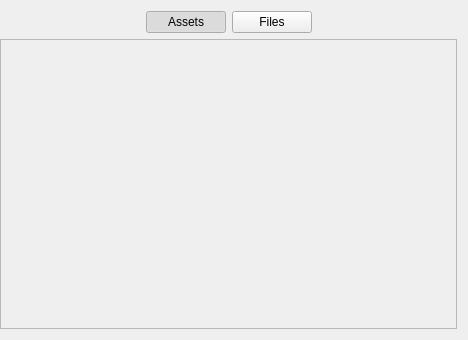
<?xml version="1.0" encoding="UTF-8"?>
<ui version="4.0">
 <class>arLoad</class>
 <widget class="QWidget" name="arLoad">
  <property name="geometry">
   <rect>
    <x>0</x>
    <y>0</y>
    <width>468</width>
    <height>340</height>
   </rect>
  </property>
  <property name="sizePolicy">
   <sizepolicy hsizetype="Preferred" vsizetype="Preferred">
    <horstretch>0</horstretch>
    <verstretch>0</verstretch>
   </sizepolicy>
  </property>
  <property name="windowTitle">
   <string>Pixels and Crafts Pipeline</string>
  </property>
  <property name="styleSheet">
   <string notr="true"/>
  </property>
  <layout class="QVBoxLayout" name="verticalLayout">
   <property name="leftMargin">
    <number>0</number>
   </property>
   <item>
    <layout class="QHBoxLayout" name="horizontalLayout_7">
     <item>
      <spacer name="horizontalSpacer_3">
       <property name="orientation">
        <enum>Qt::Orientation::Horizontal</enum>
       </property>
       <property name="sizeHint" stdset="0">
        <size>
         <width>40</width>
         <height>20</height>
        </size>
       </property>
      </spacer>
     </item>
     <item>
      <widget class="QPushButton" name="btnAssets">
       <property name="text">
        <string>Assets</string>
       </property>
       <property name="checkable">
        <bool>true</bool>
       </property>
       <property name="checked">
        <bool>true</bool>
       </property>
      </widget>
     </item>
     <item>
      <widget class="QPushButton" name="btnFiles">
       <property name="text">
        <string>Files</string>
       </property>
       <property name="checkable">
        <bool>true</bool>
       </property>
      </widget>
     </item>
     <item>
      <spacer name="horizontalSpacer_4">
       <property name="orientation">
        <enum>Qt::Orientation::Horizontal</enum>
       </property>
       <property name="sizeHint" stdset="0">
        <size>
         <width>40</width>
         <height>20</height>
        </size>
       </property>
      </spacer>
     </item>
    </layout>
   </item>
   <item>
    <widget class="QStackedWidget" name="stkAssetsFiles">
     <property name="currentIndex">
      <number>0</number>
     </property>
     <widget class="QWidget" name="pageAssets">
      <property name="enabled">
       <bool>true</bool>
      </property>
      <layout class="QVBoxLayout" name="verticalLayout_8">
       <property name="spacing">
        <number>0</number>
       </property>
       <property name="leftMargin">
        <number>0</number>
       </property>
       <property name="topMargin">
        <number>0</number>
       </property>
       <property name="rightMargin">
        <number>0</number>
       </property>
       <property name="bottomMargin">
        <number>0</number>
       </property>
       <item>
        <widget class="QScrollArea" name="scrollArea">
         <property name="frameShadow">
          <enum>QFrame::Shadow::Sunken</enum>
         </property>
         <property name="widgetResizable">
          <bool>true</bool>
         </property>
         <widget class="QWidget" name="scrollAreaWidgetContents">
          <property name="geometry">
           <rect>
            <x>0</x>
            <y>0</y>
            <width>457</width>
            <height>288</height>
           </rect>
          </property>
          <layout class="QVBoxLayout" name="verticalLayout_3">
           <property name="leftMargin">
            <number>9</number>
           </property>
           <property name="topMargin">
            <number>0</number>
           </property>
           <property name="rightMargin">
            <number>9</number>
           </property>
           <item>
            <layout class="QVBoxLayout" name="layBlueprints"/>
           </item>
           <item>
            <layout class="QVBoxLayout" name="layAsset"/>
           </item>
           <item>
            <spacer name="verticalSpacer_10">
             <property name="orientation">
              <enum>Qt::Orientation::Vertical</enum>
             </property>
             <property name="sizeHint" stdset="0">
              <size>
               <width>20</width>
               <height>40</height>
              </size>
             </property>
            </spacer>
           </item>
           <item>
            <widget class="QLabel" name="lblAssetsFeedback">
             <property name="text">
              <string/>
             </property>
             <property name="alignment">
              <set>Qt::AlignmentFlag::AlignCenter</set>
             </property>
            </widget>
           </item>
           <item>
            <spacer name="verticalSpacer_9">
             <property name="orientation">
              <enum>Qt::Orientation::Vertical</enum>
             </property>
             <property name="sizeHint" stdset="0">
              <size>
               <width>20</width>
               <height>40</height>
              </size>
             </property>
            </spacer>
           </item>
          </layout>
         </widget>
        </widget>
       </item>
      </layout>
     </widget>
     <widget class="QWidget" name="pageFiles">
      <layout class="QHBoxLayout" name="horizontalLayout">
       <property name="rightMargin">
        <number>0</number>
       </property>
       <item>
        <widget class="QWidget" name="widget" native="true">
         <property name="sizePolicy">
          <sizepolicy hsizetype="Preferred" vsizetype="Preferred">
           <horstretch>0</horstretch>
           <verstretch>0</verstretch>
          </sizepolicy>
         </property>
         <property name="maximumSize">
          <size>
           <width>100</width>
           <height>16777215</height>
          </size>
         </property>
         <layout class="QGridLayout" name="gridLayout_2">
          <property name="leftMargin">
           <number>0</number>
          </property>
          <property name="topMargin">
           <number>0</number>
          </property>
          <property name="rightMargin">
           <number>0</number>
          </property>
          <property name="bottomMargin">
           <number>0</number>
          </property>
          <item row="0" column="0">
           <widget class="QPushButton" name="btnAddScene">
            <property name="sizePolicy">
             <sizepolicy hsizetype="Fixed" vsizetype="Fixed">
              <horstretch>0</horstretch>
              <verstretch>0</verstretch>
             </sizepolicy>
            </property>
            <property name="minimumSize">
             <size>
              <width>25</width>
              <height>25</height>
             </size>
            </property>
            <property name="maximumSize">
             <size>
              <width>25</width>
              <height>25</height>
             </size>
            </property>
            <property name="sizeIncrement">
             <size>
              <width>0</width>
              <height>0</height>
             </size>
            </property>
            <property name="text">
             <string/>
            </property>
            <property name="icon">
             <iconset resource="../../../img/app_imgs.qrc">
              <normaloff>:/images/icons/plus_icon.png</normaloff>:/images/icons/plus_icon.png</iconset>
            </property>
            <property name="iconSize">
             <size>
              <width>12</width>
              <height>12</height>
             </size>
            </property>
           </widget>
          </item>
          <item row="1" column="0">
           <widget class="QListWidget" name="listDepartments">
            <property name="enabled">
             <bool>true</bool>
            </property>
            <property name="minimumSize">
             <size>
              <width>100</width>
              <height>0</height>
             </size>
            </property>
            <property name="maximumSize">
             <size>
              <width>100</width>
              <height>16777215</height>
             </size>
            </property>
            <property name="styleSheet">
             <string notr="true"/>
            </property>
            <property name="currentRow">
             <number>0</number>
            </property>
            <property name="sortingEnabled">
             <bool>false</bool>
            </property>
            <item>
             <property name="text">
              <string>Modeling</string>
             </property>
            </item>
            <item>
             <property name="text">
              <string>Baking set up</string>
             </property>
            </item>
            <item>
             <property name="text">
              <string>Texturing</string>
             </property>
            </item>
            <item>
             <property name="text">
              <string>Groom</string>
             </property>
            </item>
            <item>
             <property name="text">
              <string>Rigging</string>
             </property>
            </item>
            <item>
             <property name="text">
              <string>Pose</string>
             </property>
            </item>
            <item>
             <property name="text">
              <string>Animation</string>
             </property>
            </item>
           </widget>
          </item>
         </layout>
        </widget>
       </item>
       <item>
        <widget class="QScrollArea" name="scrollArea_2">
         <property name="widgetResizable">
          <bool>true</bool>
         </property>
         <widget class="QWidget" name="scrollAreaWidgetContents_2">
          <property name="geometry">
           <rect>
            <x>0</x>
            <y>0</y>
            <width>342</width>
            <height>270</height>
           </rect>
          </property>
          <layout class="QGridLayout" name="gridLayout">
           <property name="leftMargin">
            <number>0</number>
           </property>
           <property name="topMargin">
            <number>0</number>
           </property>
           <property name="rightMargin">
            <number>0</number>
           </property>
           <property name="bottomMargin">
            <number>0</number>
           </property>
           <property name="verticalSpacing">
            <number>0</number>
           </property>
           <item row="1" column="0">
            <widget class="QWidget" name="layFiles2" native="true">
             <property name="sizePolicy">
              <sizepolicy hsizetype="Expanding" vsizetype="Expanding">
               <horstretch>0</horstretch>
               <verstretch>0</verstretch>
              </sizepolicy>
             </property>
             <property name="minimumSize">
              <size>
               <width>100</width>
               <height>0</height>
              </size>
             </property>
             <property name="maximumSize">
              <size>
               <width>16777215</width>
               <height>16777215</height>
              </size>
             </property>
             <property name="sizeIncrement">
              <size>
               <width>0</width>
               <height>0</height>
              </size>
             </property>
             <property name="baseSize">
              <size>
               <width>0</width>
               <height>0</height>
              </size>
             </property>
             <layout class="QVBoxLayout" name="verticalLayout_2">
              <property name="spacing">
               <number>0</number>
              </property>
              <property name="leftMargin">
               <number>0</number>
              </property>
              <property name="topMargin">
               <number>0</number>
              </property>
              <property name="rightMargin">
               <number>0</number>
              </property>
              <property name="bottomMargin">
               <number>0</number>
              </property>
              <item>
               <widget class="QStackedWidget" name="stkFiles">
                <property name="sizePolicy">
                 <sizepolicy hsizetype="Expanding" vsizetype="Expanding">
                  <horstretch>0</horstretch>
                  <verstretch>0</verstretch>
                 </sizepolicy>
                </property>
                <property name="maximumSize">
                 <size>
                  <width>16777215</width>
                  <height>16777215</height>
                 </size>
                </property>
                <property name="sizeIncrement">
                 <size>
                  <width>0</width>
                  <height>0</height>
                 </size>
                </property>
                <property name="font">
                 <font>
                  <pointsize>8</pointsize>
                 </font>
                </property>
                <property name="styleSheet">
                 <string notr="true"/>
                </property>
                <property name="currentIndex">
                 <number>0</number>
                </property>
                <widget class="QWidget" name="page_0_modeling">
                 <property name="sizePolicy">
                  <sizepolicy hsizetype="Expanding" vsizetype="Fixed">
                   <horstretch>0</horstretch>
                   <verstretch>0</verstretch>
                  </sizepolicy>
                 </property>
                 <layout class="QVBoxLayout" name="verticalLayout_4">
                  <property name="leftMargin">
                   <number>5</number>
                  </property>
                  <property name="topMargin">
                   <number>5</number>
                  </property>
                  <property name="rightMargin">
                   <number>5</number>
                  </property>
                  <property name="bottomMargin">
                   <number>5</number>
                  </property>
                  <item>
                   <widget class="QLabel" name="label_5">
                    <property name="sizePolicy">
                     <sizepolicy hsizetype="Preferred" vsizetype="Fixed">
                      <horstretch>0</horstretch>
                      <verstretch>0</verstretch>
                     </sizepolicy>
                    </property>
                    <property name="maximumSize">
                     <size>
                      <width>16777215</width>
                      <height>15</height>
                     </size>
                    </property>
                    <property name="font">
                     <font>
                      <pointsize>8</pointsize>
                     </font>
                    </property>
                    <property name="text">
                     <string>Modeling files</string>
                    </property>
                   </widget>
                  </item>
                  <item>
                   <layout class="QVBoxLayout" name="layFilesModeling">
                    <property name="spacing">
                     <number>6</number>
                    </property>
                   </layout>
                  </item>
                  <item>
                   <spacer name="verticalSpacer_2">
                    <property name="orientation">
                     <enum>Qt::Orientation::Vertical</enum>
                    </property>
                    <property name="sizeHint" stdset="0">
                     <size>
                      <width>20</width>
                      <height>40</height>
                     </size>
                    </property>
                   </spacer>
                  </item>
                 </layout>
                </widget>
                <widget class="QWidget" name="page_1_baking">
                 <property name="sizePolicy">
                  <sizepolicy hsizetype="Preferred" vsizetype="Fixed">
                   <horstretch>0</horstretch>
                   <verstretch>0</verstretch>
                  </sizepolicy>
                 </property>
                 <layout class="QGridLayout" name="gridLayout_3">
                  <property name="leftMargin">
                   <number>5</number>
                  </property>
                  <property name="topMargin">
                   <number>5</number>
                  </property>
                  <property name="rightMargin">
                   <number>5</number>
                  </property>
                  <property name="bottomMargin">
                   <number>5</number>
                  </property>
                  <property name="horizontalSpacing">
                   <number>5</number>
                  </property>
                  <item row="0" column="0">
                   <widget class="QLabel" name="label_6">
                    <property name="sizePolicy">
                     <sizepolicy hsizetype="Preferred" vsizetype="Fixed">
                      <horstretch>0</horstretch>
                      <verstretch>0</verstretch>
                     </sizepolicy>
                    </property>
                    <property name="maximumSize">
                     <size>
                      <width>16777215</width>
                      <height>15</height>
                     </size>
                    </property>
                    <property name="text">
                     <string>Baking files</string>
                    </property>
                   </widget>
                  </item>
                  <item row="1" column="0">
                   <layout class="QVBoxLayout" name="layFilesBaking"/>
                  </item>
                  <item row="2" column="0">
                   <spacer name="verticalSpacer_4">
                    <property name="orientation">
                     <enum>Qt::Orientation::Vertical</enum>
                    </property>
                    <property name="sizeHint" stdset="0">
                     <size>
                      <width>20</width>
                      <height>40</height>
                     </size>
                    </property>
                   </spacer>
                  </item>
                 </layout>
                </widget>
                <widget class="QWidget" name="page_2_texturing">
                 <property name="sizePolicy">
                  <sizepolicy hsizetype="Preferred" vsizetype="Fixed">
                   <horstretch>0</horstretch>
                   <verstretch>0</verstretch>
                  </sizepolicy>
                 </property>
                 <layout class="QGridLayout" name="gridLayout_4">
                  <property name="leftMargin">
                   <number>5</number>
                  </property>
                  <property name="topMargin">
                   <number>5</number>
                  </property>
                  <property name="rightMargin">
                   <number>5</number>
                  </property>
                  <property name="bottomMargin">
                   <number>5</number>
                  </property>
                  <property name="horizontalSpacing">
                   <number>5</number>
                  </property>
                  <item row="0" column="0">
                   <widget class="QLabel" name="label_7">
                    <property name="sizePolicy">
                     <sizepolicy hsizetype="Preferred" vsizetype="Fixed">
                      <horstretch>0</horstretch>
                      <verstretch>0</verstretch>
                     </sizepolicy>
                    </property>
                    <property name="maximumSize">
                     <size>
                      <width>16777215</width>
                      <height>15</height>
                     </size>
                    </property>
                    <property name="text">
                     <string>Texturing files</string>
                    </property>
                   </widget>
                  </item>
                  <item row="1" column="0">
                   <layout class="QVBoxLayout" name="layFilesTexturing">
                    <property name="sizeConstraint">
                     <enum>QLayout::SizeConstraint::SetDefaultConstraint</enum>
                    </property>
                   </layout>
                  </item>
                  <item row="2" column="0">
                   <spacer name="verticalSpacer_3">
                    <property name="orientation">
                     <enum>Qt::Orientation::Vertical</enum>
                    </property>
                    <property name="sizeHint" stdset="0">
                     <size>
                      <width>20</width>
                      <height>40</height>
                     </size>
                    </property>
                   </spacer>
                  </item>
                 </layout>
                </widget>
                <widget class="QWidget" name="page_3_groom">
                 <property name="sizePolicy">
                  <sizepolicy hsizetype="Preferred" vsizetype="Fixed">
                   <horstretch>0</horstretch>
                   <verstretch>0</verstretch>
                  </sizepolicy>
                 </property>
                 <layout class="QGridLayout" name="gridLayout_5">
                  <property name="leftMargin">
                   <number>5</number>
                  </property>
                  <property name="topMargin">
                   <number>5</number>
                  </property>
                  <property name="rightMargin">
                   <number>5</number>
                  </property>
                  <property name="bottomMargin">
                   <number>5</number>
                  </property>
                  <property name="horizontalSpacing">
                   <number>5</number>
                  </property>
                  <item row="0" column="0">
                   <widget class="QLabel" name="label">
                    <property name="sizePolicy">
                     <sizepolicy hsizetype="Preferred" vsizetype="Fixed">
                      <horstretch>0</horstretch>
                      <verstretch>0</verstretch>
                     </sizepolicy>
                    </property>
                    <property name="minimumSize">
                     <size>
                      <width>0</width>
                      <height>0</height>
                     </size>
                    </property>
                    <property name="maximumSize">
                     <size>
                      <width>16777215</width>
                      <height>15</height>
                     </size>
                    </property>
                    <property name="text">
                     <string>Groom files</string>
                    </property>
                   </widget>
                  </item>
                  <item row="1" column="0">
                   <layout class="QVBoxLayout" name="layFilesGroom"/>
                  </item>
                  <item row="2" column="0">
                   <spacer name="verticalSpacer_5">
                    <property name="orientation">
                     <enum>Qt::Orientation::Vertical</enum>
                    </property>
                    <property name="sizeHint" stdset="0">
                     <size>
                      <width>20</width>
                      <height>40</height>
                     </size>
                    </property>
                   </spacer>
                  </item>
                 </layout>
                </widget>
                <widget class="QWidget" name="page_4_rigging">
                 <property name="sizePolicy">
                  <sizepolicy hsizetype="Preferred" vsizetype="Fixed">
                   <horstretch>0</horstretch>
                   <verstretch>0</verstretch>
                  </sizepolicy>
                 </property>
                 <layout class="QGridLayout" name="gridLayout_6">
                  <property name="leftMargin">
                   <number>5</number>
                  </property>
                  <property name="topMargin">
                   <number>5</number>
                  </property>
                  <property name="rightMargin">
                   <number>5</number>
                  </property>
                  <property name="bottomMargin">
                   <number>5</number>
                  </property>
                  <property name="horizontalSpacing">
                   <number>5</number>
                  </property>
                  <item row="1" column="0">
                   <layout class="QVBoxLayout" name="layFilesRigging"/>
                  </item>
                  <item row="0" column="0">
                   <widget class="QLabel" name="label_2">
                    <property name="sizePolicy">
                     <sizepolicy hsizetype="Preferred" vsizetype="Fixed">
                      <horstretch>0</horstretch>
                      <verstretch>0</verstretch>
                     </sizepolicy>
                    </property>
                    <property name="maximumSize">
                     <size>
                      <width>16777215</width>
                      <height>15</height>
                     </size>
                    </property>
                    <property name="text">
                     <string>Rigging files</string>
                    </property>
                   </widget>
                  </item>
                  <item row="2" column="0">
                   <spacer name="verticalSpacer_6">
                    <property name="orientation">
                     <enum>Qt::Orientation::Vertical</enum>
                    </property>
                    <property name="sizeHint" stdset="0">
                     <size>
                      <width>20</width>
                      <height>40</height>
                     </size>
                    </property>
                   </spacer>
                  </item>
                 </layout>
                </widget>
                <widget class="QWidget" name="page_5_pose">
                 <property name="sizePolicy">
                  <sizepolicy hsizetype="Preferred" vsizetype="Fixed">
                   <horstretch>0</horstretch>
                   <verstretch>0</verstretch>
                  </sizepolicy>
                 </property>
                 <layout class="QGridLayout" name="gridLayout_7">
                  <property name="leftMargin">
                   <number>5</number>
                  </property>
                  <property name="topMargin">
                   <number>5</number>
                  </property>
                  <property name="rightMargin">
                   <number>5</number>
                  </property>
                  <property name="bottomMargin">
                   <number>5</number>
                  </property>
                  <property name="horizontalSpacing">
                   <number>5</number>
                  </property>
                  <item row="1" column="0">
                   <layout class="QVBoxLayout" name="layFilesPose"/>
                  </item>
                  <item row="0" column="0">
                   <widget class="QLabel" name="label_3">
                    <property name="sizePolicy">
                     <sizepolicy hsizetype="Preferred" vsizetype="Fixed">
                      <horstretch>0</horstretch>
                      <verstretch>0</verstretch>
                     </sizepolicy>
                    </property>
                    <property name="maximumSize">
                     <size>
                      <width>16777215</width>
                      <height>15</height>
                     </size>
                    </property>
                    <property name="font">
                     <font>
                      <pointsize>8</pointsize>
                     </font>
                    </property>
                    <property name="text">
                     <string>Pose files</string>
                    </property>
                   </widget>
                  </item>
                  <item row="2" column="0">
                   <spacer name="verticalSpacer_7">
                    <property name="orientation">
                     <enum>Qt::Orientation::Vertical</enum>
                    </property>
                    <property name="sizeHint" stdset="0">
                     <size>
                      <width>20</width>
                      <height>40</height>
                     </size>
                    </property>
                   </spacer>
                  </item>
                 </layout>
                </widget>
                <widget class="QWidget" name="page_6_animation">
                 <property name="sizePolicy">
                  <sizepolicy hsizetype="Preferred" vsizetype="Fixed">
                   <horstretch>0</horstretch>
                   <verstretch>0</verstretch>
                  </sizepolicy>
                 </property>
                 <layout class="QGridLayout" name="gridLayout_8">
                  <property name="leftMargin">
                   <number>5</number>
                  </property>
                  <property name="topMargin">
                   <number>5</number>
                  </property>
                  <property name="rightMargin">
                   <number>5</number>
                  </property>
                  <property name="bottomMargin">
                   <number>5</number>
                  </property>
                  <property name="horizontalSpacing">
                   <number>5</number>
                  </property>
                  <item row="0" column="0">
                   <widget class="QLabel" name="label_4">
                    <property name="sizePolicy">
                     <sizepolicy hsizetype="Preferred" vsizetype="Fixed">
                      <horstretch>0</horstretch>
                      <verstretch>0</verstretch>
                     </sizepolicy>
                    </property>
                    <property name="maximumSize">
                     <size>
                      <width>16777215</width>
                      <height>15</height>
                     </size>
                    </property>
                    <property name="font">
                     <font>
                      <pointsize>8</pointsize>
                     </font>
                    </property>
                    <property name="text">
                     <string>Animation files</string>
                    </property>
                   </widget>
                  </item>
                  <item row="1" column="0">
                   <layout class="QVBoxLayout" name="layFilesAnimation"/>
                  </item>
                  <item row="2" column="0">
                   <spacer name="verticalSpacer_8">
                    <property name="orientation">
                     <enum>Qt::Orientation::Vertical</enum>
                    </property>
                    <property name="sizeHint" stdset="0">
                     <size>
                      <width>20</width>
                      <height>40</height>
                     </size>
                    </property>
                   </spacer>
                  </item>
                 </layout>
                </widget>
               </widget>
              </item>
              <item>
               <spacer name="verticalSpacer">
                <property name="orientation">
                 <enum>Qt::Orientation::Vertical</enum>
                </property>
                <property name="sizeType">
                 <enum>QSizePolicy::Policy::MinimumExpanding</enum>
                </property>
                <property name="sizeHint" stdset="0">
                 <size>
                  <width>20</width>
                  <height>40</height>
                 </size>
                </property>
               </spacer>
              </item>
             </layout>
            </widget>
           </item>
           <item row="0" column="0">
            <layout class="QHBoxLayout" name="horizontalLayout_3">
             <item>
              <widget class="QPushButton" name="btnOpenFilesFolder">
               <property name="sizePolicy">
                <sizepolicy hsizetype="Fixed" vsizetype="Fixed">
                 <horstretch>0</horstretch>
                 <verstretch>0</verstretch>
                </sizepolicy>
               </property>
               <property name="minimumSize">
                <size>
                 <width>25</width>
                 <height>25</height>
                </size>
               </property>
               <property name="maximumSize">
                <size>
                 <width>25</width>
                 <height>25</height>
                </size>
               </property>
               <property name="baseSize">
                <size>
                 <width>0</width>
                 <height>0</height>
                </size>
               </property>
               <property name="text">
                <string/>
               </property>
               <property name="icon">
                <iconset resource="../../../img/app_imgs.qrc">
                 <normaloff>:/images/icons/open_folder.png</normaloff>:/images/icons/open_folder.png</iconset>
               </property>
               <property name="iconSize">
                <size>
                 <width>16</width>
                 <height>16</height>
                </size>
               </property>
              </widget>
             </item>
             <item>
              <widget class="QPushButton" name="btnOpenLastVersionScene">
               <property name="sizePolicy">
                <sizepolicy hsizetype="Preferred" vsizetype="Fixed">
                 <horstretch>0</horstretch>
                 <verstretch>0</verstretch>
                </sizepolicy>
               </property>
               <property name="minimumSize">
                <size>
                 <width>25</width>
                 <height>0</height>
                </size>
               </property>
               <property name="maximumSize">
                <size>
                 <width>25</width>
                 <height>25</height>
                </size>
               </property>
               <property name="text">
                <string/>
               </property>
               <property name="icon">
                <iconset resource="../../../img/app_imgs.qrc">
                 <normaloff>:/images/icons/maya_icon.png</normaloff>:/images/icons/maya_icon.png</iconset>
               </property>
              </widget>
             </item>
             <item>
              <spacer name="horizontalSpacer">
               <property name="orientation">
                <enum>Qt::Orientation::Horizontal</enum>
               </property>
               <property name="sizeHint" stdset="0">
                <size>
                 <width>40</width>
                 <height>20</height>
                </size>
               </property>
              </spacer>
             </item>
            </layout>
           </item>
          </layout>
         </widget>
        </widget>
       </item>
      </layout>
     </widget>
    </widget>
   </item>
  </layout>
 </widget>
 <resources>
  <include location="../../../img/app_imgs.qrc"/>
 </resources>
 <connections/>
</ui>
